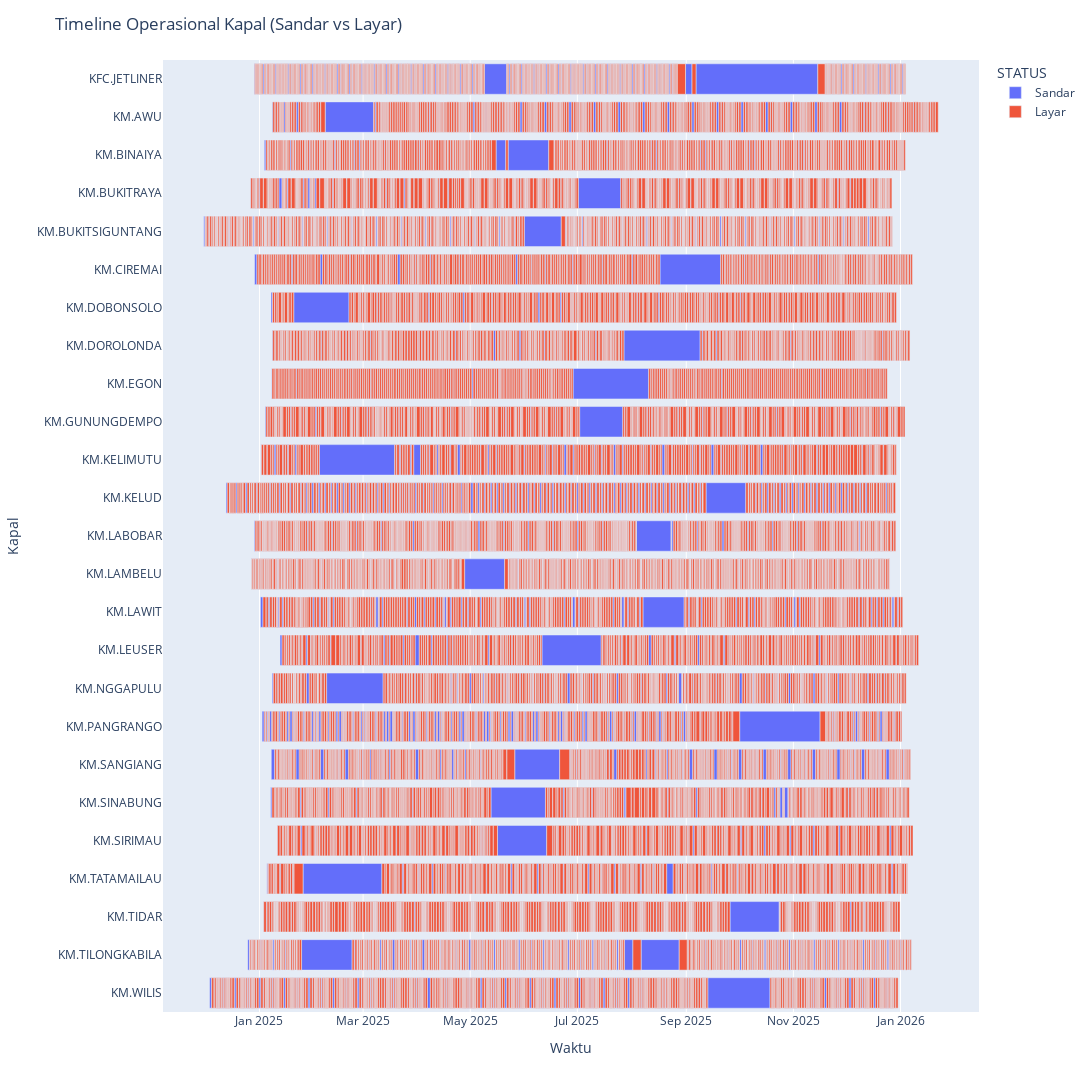

Notebook code for this chart:
### Code cell
fig = px.timeline(
    timeline,
    x_start="START",
    x_end="END",
    y="NAMA_KAPAL",
    color="STATUS",            # Sandar vs Layar
    hover_data=[
        "VOYAGE",
        "PELABUHAN",
        "ETA",
        "ETD"
    ]
)

fig.update_yaxes(autorange="reversed")

fig.update_layout(
    title="Timeline Operasional Kapal (Sandar vs Layar)",
    xaxis_title="Waktu",
    yaxis_title="Kapal",
    hovermode="closest",
    width=1200,   # Forces horizontal expansion (in pixels)
    height=1200   # Forces vertical expansion (in pixels)
)

fig.show()

### Figure 1 — Plotly figure (JSON) as saved in the notebook; plotly's stock layout.template omitted (floating-point values rounded to 4 significant figures; data arrays with more than 128 entries replaced by an {"elided": "..."} marker saying what was removed)
{"data": [{"base": {"elided": "9134 str values"}, "customdata": {"elided": "9134x4 mixed values"}, "hovertemplate": "STATUS=Sandar<br>START=%{base}<br>END=%{x}<br>NAMA_KAPAL=%{y}<br>VOYAGE=%{customdata[0]}<br>PELABUHAN=%{customdata[1]}<br>ETA=%{customdata[2]}<br>ETD=%{customdata[3]}<extra></extra>", "legendgroup": "Sandar", "marker": {"color": "#636efa", "pattern": {"shape": ""}}, "name": "Sandar", "orientation": "h", "showlegend": true, "textposition": "auto", "type": "bar", "x": {"elided": "9134 int values"}, "xaxis": "x", "y": {"elided": "9134 str values"}, "yaxis": "y"}, {"base": {"elided": "9124 str values"}, "customdata": {"elided": "9124x4 mixed values"}, "hovertemplate": "STATUS=Layar<br>START=%{base}<br>END=%{x}<br>NAMA_KAPAL=%{y}<br>VOYAGE=%{customdata[0]}<br>PELABUHAN=%{customdata[1]}<br>ETA=%{customdata[2]}<br>ETD=%{customdata[3]}<extra></extra>", "legendgroup": "Layar", "marker": {"color": "#EF553B", "pattern": {"shape": ""}}, "name": "Layar", "orientation": "h", "showlegend": true, "textposition": "auto", "type": "bar", "x": {"elided": "9124 int values"}, "xaxis": "x", "y": {"elided": "9124 str values"}, "yaxis": "y"}], "layout": {"barmode": "overlay", "height": 1200, "hovermode": "closest", "legend": {"title": {"text": "STATUS"}, "tracegroupgap": 0}, "margin": {"t": 60}, "title": {"text": "Timeline Operasional Kapal (Sandar vs Layar)"}, "width": 1200, "xaxis": {"anchor": "y", "domain": [0, 1], "title": {"text": "Waktu"}, "type": "date"}, "yaxis": {"anchor": "x", "autorange": "reversed", "domain": [0, 1], "title": {"text": "Kapal"}}}}
